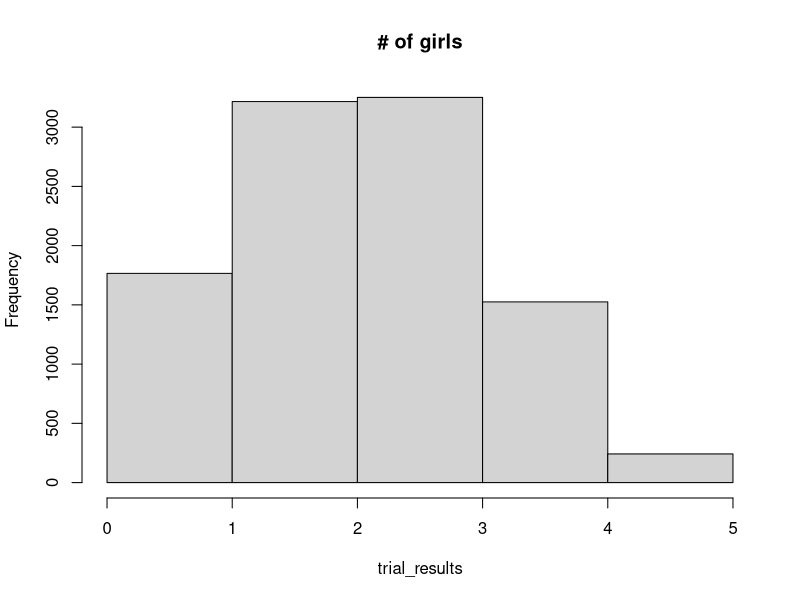

This figure's R source:
## ---- chunk 1
N <- 10000
trial_results <- numeric(N)

# Constitute the set of 25 girls and 25 boys.
whole_class <- rep(c('girl', 'boy'), c(25, 25))

# Repeat the following steps N times.
for (i in 1:N) {

    # Shuffle the numbers
    shuffled <- sample(whole_class)

    # Take the first 5 numbers, call them c.
    c <- shuffled[1:5]

    # Count how many girls there are, put the result in d.
    d <- sum(c == 'girl')

    # Keep track of each trial result in z.
    trial_results[i] <- d

    # End the experiment, go back and repeat until all 1000 trials are
    # complete.
}

# Count the number of times we got four girls, put the result in k.
k <- sum(trial_results == 4)

# Convert to a proportion.
kk <- k / N

# Print the result.
message(kk)
## ---- chunk 2
# Do histogram, with one bin for each possible number.
hist(trial_results, breaks=0:max(trial_results), main='# of girls')
